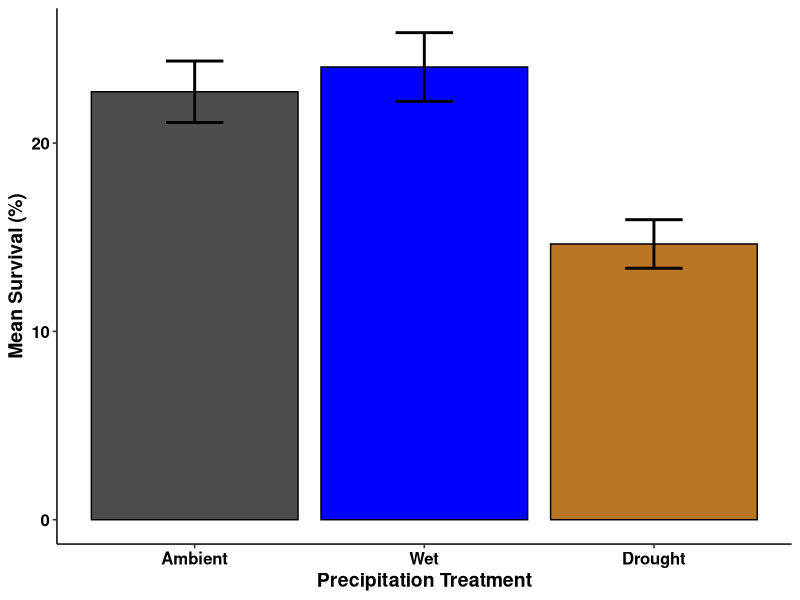
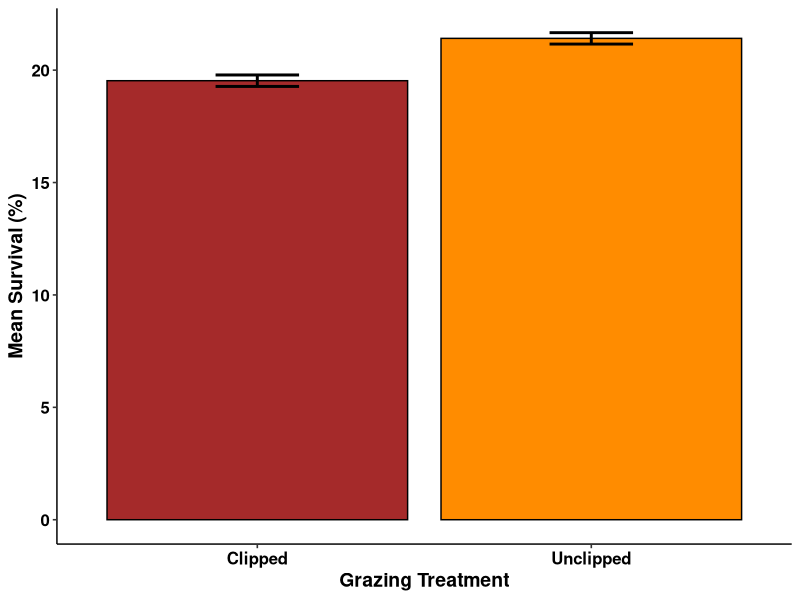
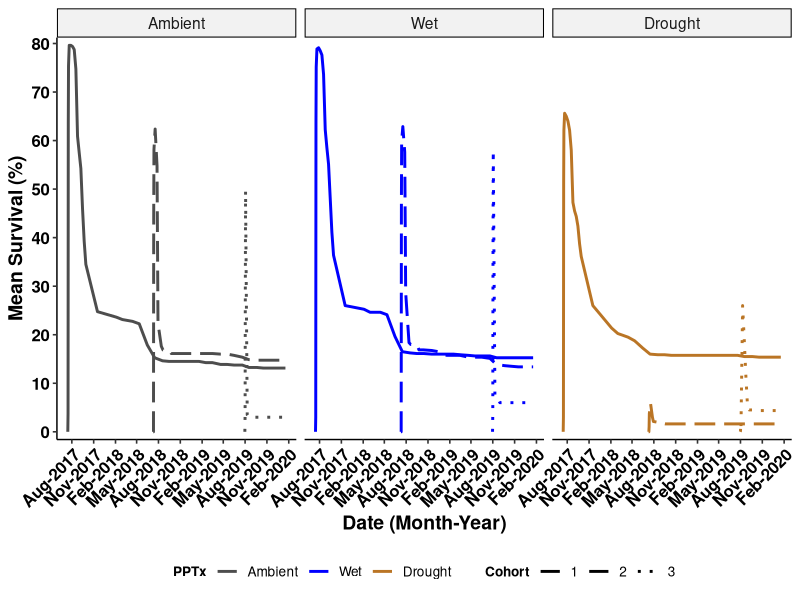
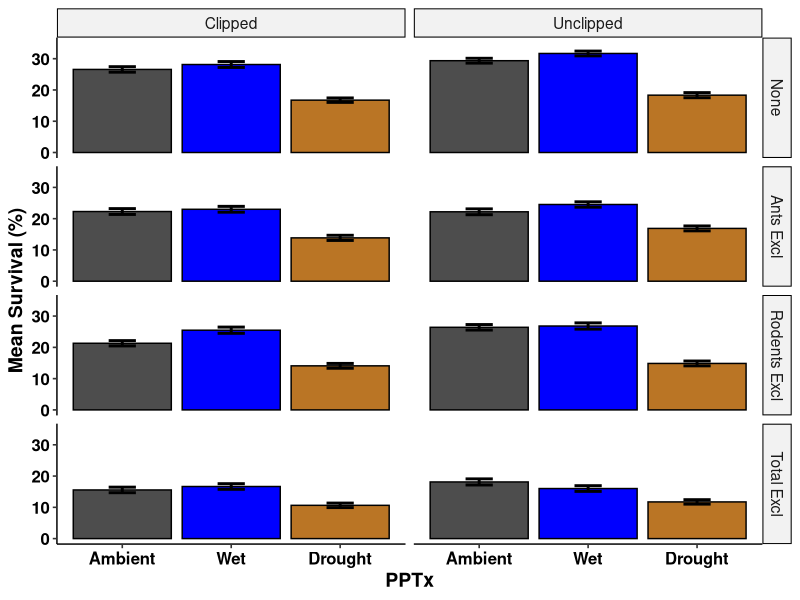
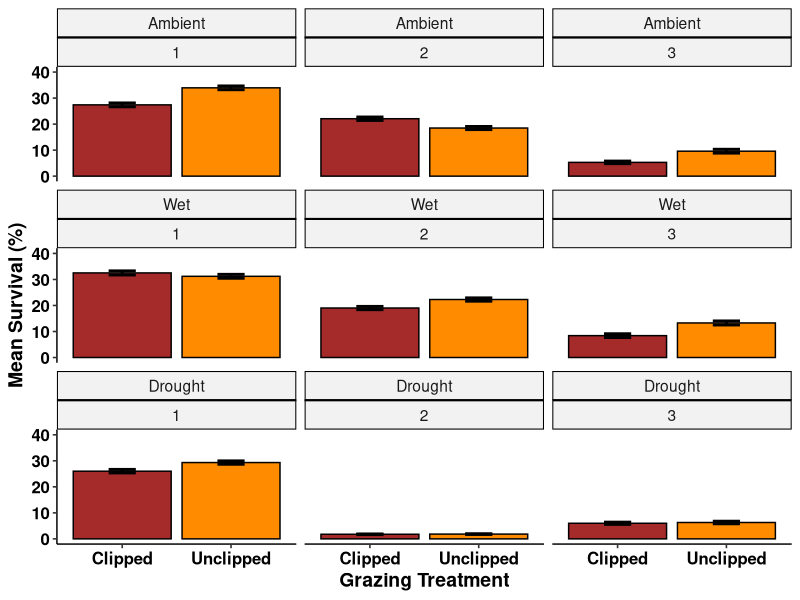
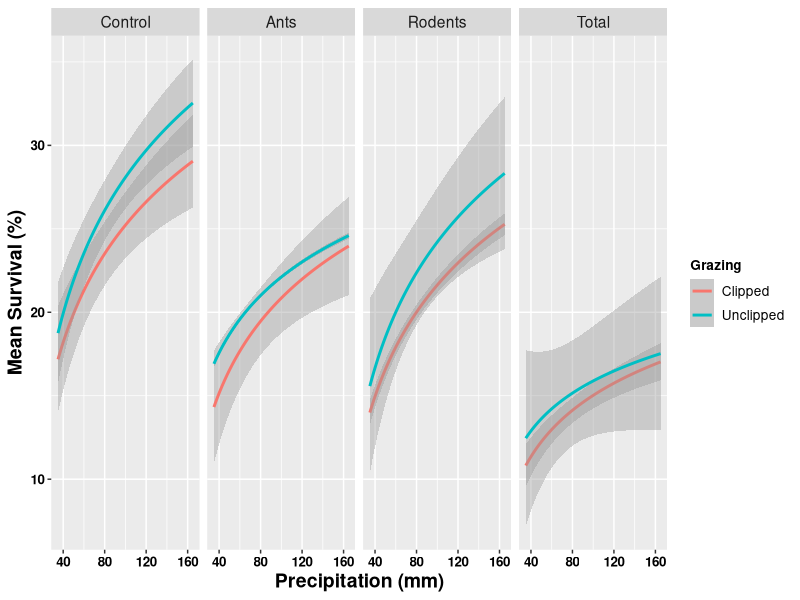
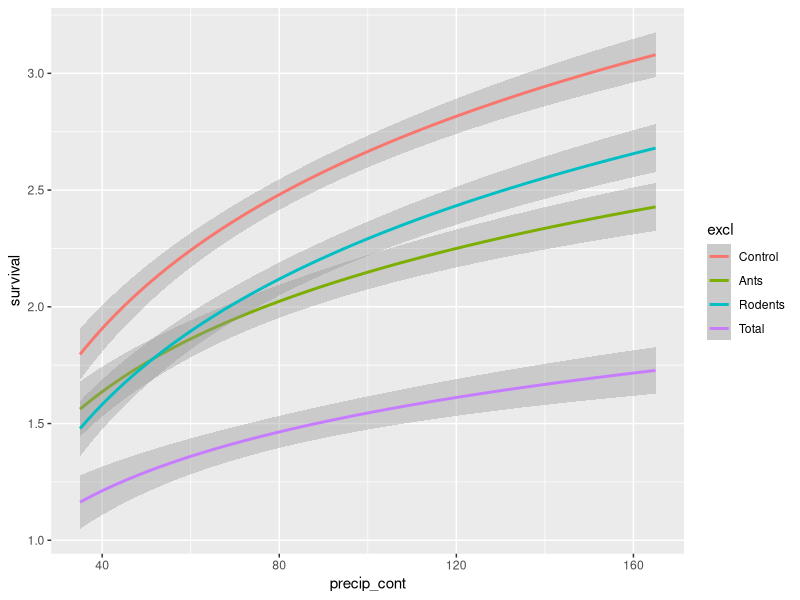
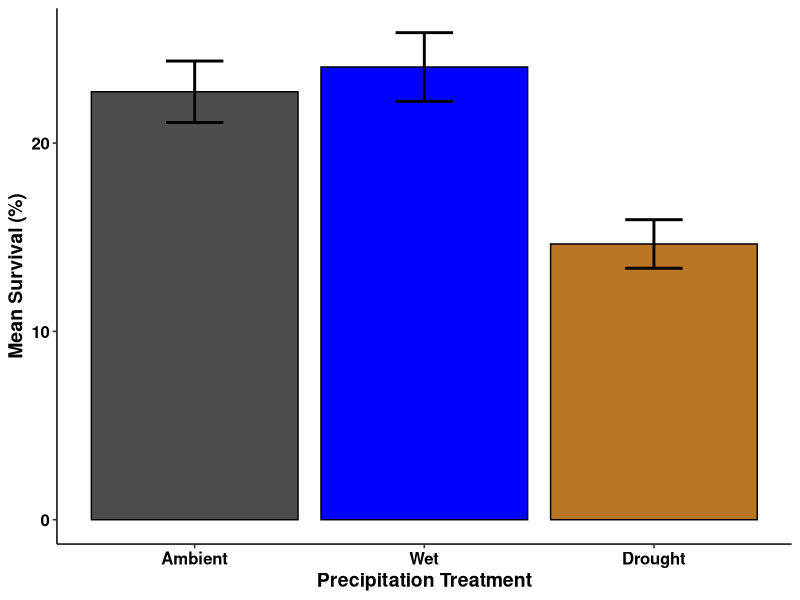

These charts were generated, in order, by the following R code:
# USDA Rainout - Santa Rita Experimental Range
# Data visualizations-main
# Austin Rutherford
# email:arutherford@email.arizona.edu
# 2021-03-29

# Load packages
library(tidyverse)
library(forcats)
library(vroom)
library(ggpubr)
library(glmmTMB)
library(dplyr)

### Read in clean seedlings data with model outputs from "srer_rainout_stats_summarize"
seedlings_obs <- vroom("Data/seedlings_obs.csv",
                   col_types = c(.default = "f",
                                 ObsID = "i",
                                 date = "D",
                                 survival = "i",
                                 died = "i",
                                 tot_germination = "i",
                                 herb_lived = "i",
                                 herb_died = "i",
                                 tot_herbivory = "i",
                                 granivory = "i",
                                 res_surv = "d",
                                 sim_surv = "d",
                                 sim_fit_surv = "d",
                                 pred_surv = "d"))
str(seedlings_obs)
glimpse(seedlings_obs)

# create data set for raw survival data
tot_surv <- seedlings_obs %>% 
  group_by(precip, cohort, date) %>% 
  summarise(mean_surv = mean(survival),
            sd_surv = sd(survival),
            counts = n(),
            se_surv = (sd_surv/sqrt(counts))) %>%
  mutate(upper = mean_surv + se_surv,
         lower = mean_surv - se_surv,
         date = as.Date(date))

summary(tot_surv)

tot_surv %>%
  group_by(precip, cohort) %>% 
  summarise(mean_precip_per = (100*mean(mean_surv)/10),
            mean_se_per = (100*mean(se_surv)/10)) %>% 
  mutate(upper = mean_precip_per + mean_se_per,
         lower = mean_precip_per - mean_se_per)

bar_surv_fig <- tot_surv %>%
  group_by(precip) %>% 
  summarise(mean_precip_per = (100*mean(mean_surv)/10),
            mean_se_per = (100*mean(se_surv)/10)) %>%
  mutate(upper = mean_precip_per + mean_se_per,
         lower = mean_precip_per - mean_se_per) %>%
  mutate(precip = recode_factor(precip,
                                      "Control" = "Ambient",
                                      "IR" = "Wet",
                                       "RO" = "Drought", .ordered = TRUE)) %>% 
  ggplot(mapping = aes(x = precip, y = mean_precip_per, fill = precip)) +
  geom_bar(stat="identity", color = "black", position=position_dodge()) +
  geom_errorbar(aes(ymin = lower, ymax = upper), width = 0.25, position = position_dodge(), size = 1) +
  scale_fill_manual(values = c("grey30","blue1","#ba7525")) +
  scale_x_discrete(labels = c("Ambient","Wet", "Drought")) +
  labs(y = "Mean Survival (%)",
       x = "Precipitation Treatment") +
  theme_pubr(legend = "none") +
  labs_pubr()

bar_surv_fig

ggsave(filename = "Figures_Tables/bar_mean_surv.tiff",
       plot = bar_surv_fig,
       dpi = 800,
       width = 22,
       height = 12,
       units = "in",
       compression = "lzw")

# create data set for clip
tot_surv_c <- seedlings_obs %>% 
  group_by(clip) %>% 
  summarise(mean_surv = 100*mean(survival/10),
            sd_surv = 100*sd(survival/10),
            counts = n(),
            se_surv = (sd_surv/sqrt(counts))) %>%
  mutate(upper = mean_surv + se_surv,
         lower = mean_surv - se_surv)

bar_cliponly_fig <- tot_surv_c %>%
  ggplot(mapping = aes(x = clip, y = mean_surv, fill = clip)) +
  geom_bar(stat="identity", color = "black", position=position_dodge()) +
  geom_errorbar(aes(ymin = lower, ymax = upper), width = 0.25, position = position_dodge(), size = 1) +
  scale_fill_manual(values = c("brown","darkorange")) +
  scale_x_discrete(labels = c("Clipped","Unclipped")) +
  labs(y = "Mean Survival (%)",
       x = "Grazing Treatment") +
  theme_pubr(legend = "none") +
  labs_pubr()

bar_cliponly_fig

ggsave(filename = "Figures_Tables/bar_cliponly_surv.tiff",
       plot = bar_cliponly_fig,
       dpi = 800,
       width = 22,
       height = 12,
       units = "in",
       compression = "lzw")

# plot survival over time with error bars

#labels.precip <- factor(tot_surv$precip, labels = c("Ambient", "Drought", "Wet"))

line_mean_surv <- tot_surv %>% 
  mutate(precip = recode_factor(precip,
                                "Control" = "Ambient",
                                "IR" = "Wet",
                                "RO" = "Drought", .ordered = TRUE)) %>% 
  ggplot(aes(x = date, y = 10*mean_surv, group = cohort, color = precip)) + 
  scale_color_manual(values = c("grey30", "blue1", "#ba7525")) +
  scale_y_continuous(breaks = seq(0, 110, 10), expand = c(0.02,0)) +
  scale_x_date(date_labels = "%b-%Y", date_breaks = "3 months") +
  geom_line(aes(linetype = cohort), stat = "identity", size = 1) + 
  scale_linetype_manual(values=c("solid","longdash", "dotted")) +
  scale_fill_manual(values = c("grey30","blue1", "red1")) +
  labs(y = "Mean Survival (%)",
       x = "Date (Month-Year)",
       color = "PPTx",
       linetype = "Cohort") +
  facet_wrap(~precip, ncol = 3, nrow = 1) +
  theme_pubr(legend = "bottom", x.text.angle = 45) +
  labs_pubr()

line_mean_surv

ggsave(filename = "Figures_Tables/seedlings/line_mean_surv.tiff",
       plot = line_mean_surv,
       dpi = 800,
       width = 22,
       height = 12,
       units = "in",
       compression = "lzw")

# create data set for precip and excl and clip
tot_surv_pce <- seedlings_obs %>% 
  group_by(precip, excl, clip) %>% 
  summarise(mean_surv = 100*mean(survival/10),
            sd_surv = 100*sd(survival/10),
            counts = n(),
            se_surv = (sd_surv/sqrt(counts))) %>%
  mutate(upper = mean_surv + se_surv,
         lower = mean_surv - se_surv)

bar_pce_fig <- tot_surv_pce %>%
  mutate(precip = recode_factor(precip,
                                "Control" = "Ambient",
                                "IR" = "Wet",
                                "RO" = "Drought", .ordered = TRUE)) %>% 
  mutate(excl = recode_factor(excl, 
                              "Control" = "None",
                              "Ants" = "Ants Excl",
                              "Rodents" = "Rodents Excl",
                              "Total" = "Total Excl")) %>% 
  ggplot(mapping = aes(x = precip, y = mean_surv, fill = precip)) +
  geom_bar(stat="identity", color = "black", position=position_dodge()) +
  geom_errorbar(aes(ymin = lower, ymax = upper), width = 0.25, position = position_dodge(), size = 1) +
  scale_fill_manual(values = c("grey30", "blue1", "#ba7525")) +
  scale_x_discrete(labels = c("Ambient", "Wet", "Drought")) +
  ylim(0, 35) +
  labs(y = "Mean Survival (%)",
       x = "PPTx") +
  theme_pubr(legend = "none") +
  facet_grid(cols = vars(clip), rows = vars(excl)) +
  labs_pubr()

bar_pce_fig

ggsave(filename = "Figures_Tables/bar_alltx_surv.tiff",
       plot = bar_pce_fig,
       dpi = 800,
       width = 22,
       height = 12,
       units = "in",
       compression = "lzw")


# create data set for precip and clip
tot_surv_pc <- seedlings_obs %>% 
  group_by(precip, clip, cohort) %>% 
  summarise(mean_surv = 100*mean(survival/10),
            sd_surv = 100*sd(survival/10),
            counts = n(),
            se_surv = (sd_surv/sqrt(counts))) %>%
  mutate(upper = mean_surv + se_surv,
         lower = mean_surv - se_surv)

bar_clip_fig <- tot_surv_pc %>%
  mutate(precip = recode_factor(precip,
                                "Control" = "Ambient",
                                "IR" = "Wet",
                                "RO" = "Drought", .ordered = TRUE)) %>% 
  ggplot(mapping = aes(x = clip, y = mean_surv, fill = clip)) +
  geom_bar(stat="identity", color = "black", position=position_dodge()) +
  geom_errorbar(aes(ymin = lower, ymax = upper), width = 0.25, position = position_dodge(), size = 1) +
  scale_fill_manual(values = c("brown","darkorange")) +
  scale_x_discrete(labels = c("Clipped","Unclipped")) +
  ylim(0, 40) +
  labs(y = "Mean Survival (%)",
       x = "Grazing Treatment") +
  theme_pubr(legend = "none") +
  facet_wrap(~precip+cohort)+
  labs_pubr()

bar_clip_fig

ggsave(filename = "Figures_Tables/bar_clip_surv.tiff",
       plot = bar_clip_fig,
       dpi = 800,
       width = 22,
       height = 12,
       units = "in",
       compression = "lzw")


# if want to look at effects treating precip as continuous
precip_cont_df <- seedlings_obs %>% 
  ungroup() %>% 
  mutate(precip_cont = dplyr::recode(precip,
                                     "Control" = "100",
                                     "IR" = "165",
                                     "RO" = "35")) %>% 
  mutate(precip_cont = as.numeric(as.character(precip_cont)))

# clip vs unclip across exclusion treatments
precip_cont_df %>%
  group_by(precip_cont, precip, clip, excl) %>% 
  summarise(mean_surv = 100*mean(survival/10)) %>% #convert survival to a percentage
  ggplot(aes(x = precip_cont, y = mean_surv, color = clip, group = clip)) + 
  geom_smooth(method = "glm", formula = y ~ log(x))+
  labs(y = "Mean Survival (%)",
       x = "Precipitation (mm)",
       color = "Grazing") +
  labs_pubr() +
  facet_wrap(~excl, nrow = 1)

# only exclusion txs
precip_cont_df %>% 
  ggplot(aes(x = precip_cont, y = survival, color = excl, group = excl)) + 
  geom_smooth(method = "glm", formula = y ~ log(x))
